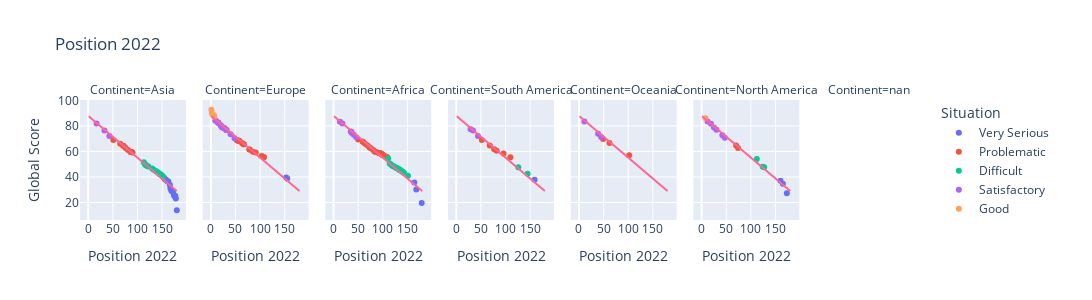
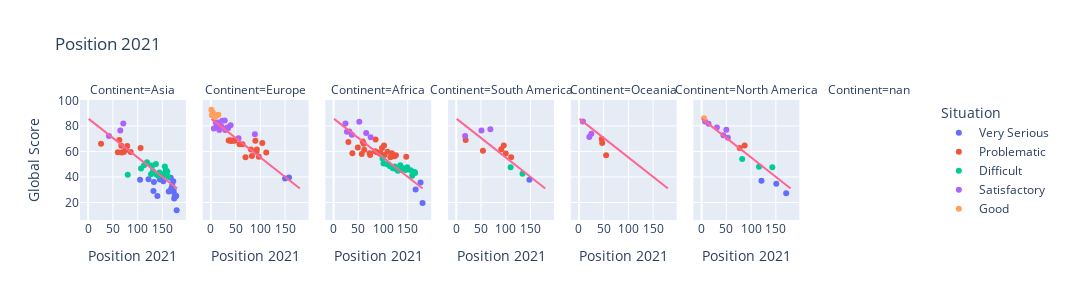
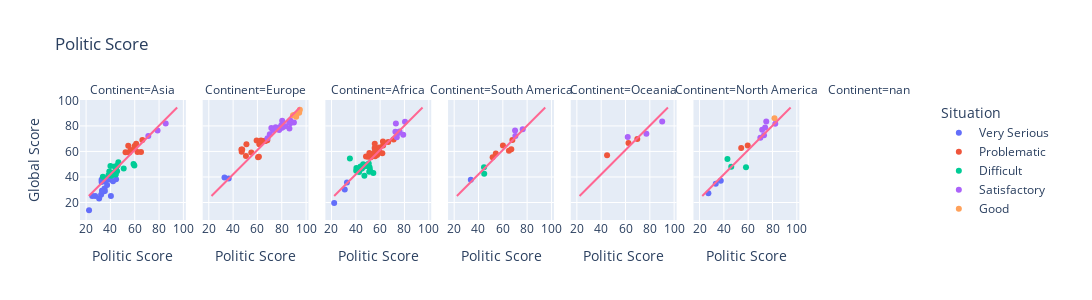
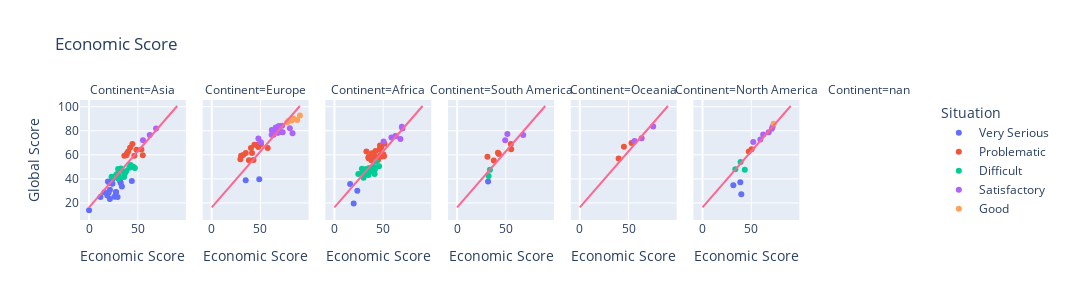

The cell these charts' notebook holds for them, in order:
### Markdown cell above
It's not surprsing that there appears to be a strong correlation between Global score, and the 5 other Scores, since Global score is calculated from them. The correlation is strongest with Political score, followed closely by Social score. The cololation is weakest with Security score.

Let's take a closer look at the relationship between Global score and the dataset's other numerical columns.

### Code cell
cols = list(df_2022.describe().columns) #Get numerical columns
cols.remove('Global Score')
for col in cols:
    fig = px.scatter(df_2022, x = col, y = 'Global Score', color='Situation', facet_col='Continent', trendline="ols", trendline_scope="overall", hover_name = df_2022.Country, height=300, width=1100, title=col)
    fig.show()
